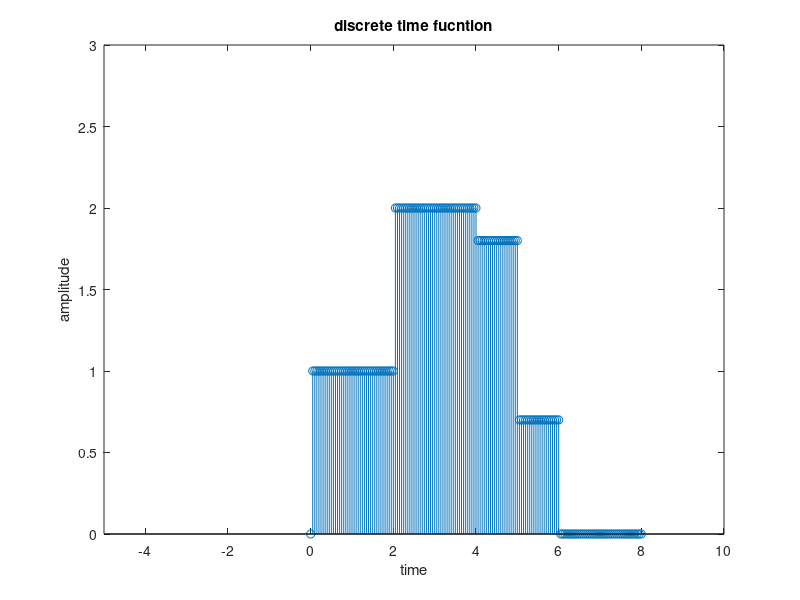

Source code (MATLAB):
t=0:0.05:8;
for i=1:length(t)
    if t(i)>0 && t(i)<=2
       y(i)=1;
    else if t(i)>2 && t(i)<=4
       y(i)=2;
        else if t(i)>4 && t(i)<=5
            y(i)=1.8;
            else if t(i)>5 && t(i)<=6
               y(i)=0.7;
               else
                y(i)=0;
               end
            end
        end
    end
end
stem(t,y);
xlabel('time');
ylabel('amplitude');
title('discrete time fucntion');
axis([-5 10 0 3]);